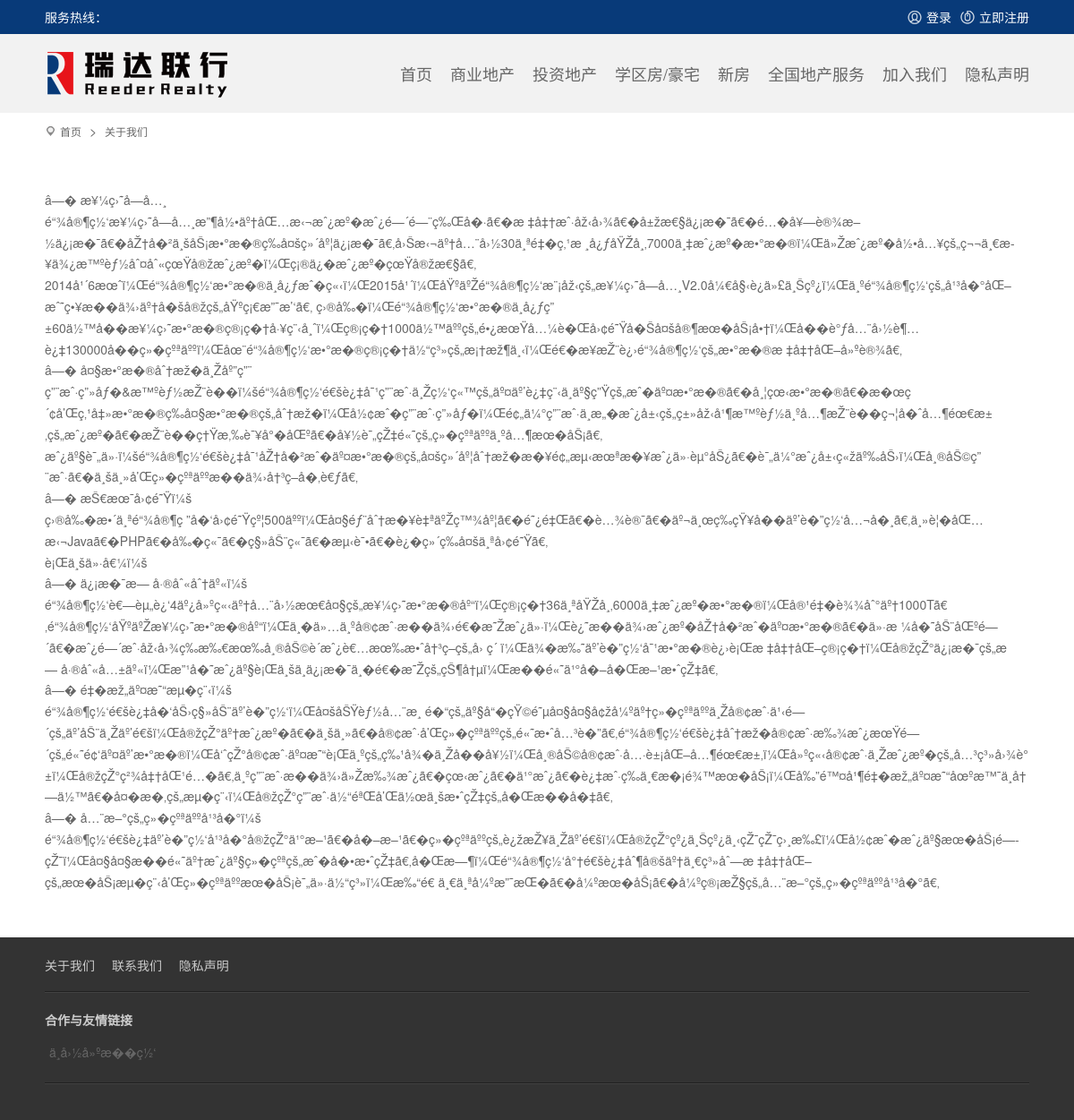
Screenshot of /pages/aboutus with the database file from the repository.
### tables this page shows
CREATE TABLE IF NOT EXISTS `rd_pages` (
  `id` int(11) unsigned NOT NULL AUTO_INCREMENT,
  `content` text NOT NULL COMMENT 'å†…å®¹',
  `addtime` int(10) NOT NULL DEFAULT '0',
  `name` varchar(255) NOT NULL,
  `hook` char(20) DEFAULT NULL,
  PRIMARY KEY (`id`),
  KEY `hook` (`hook`)
);

CREATE TABLE IF NOT EXISTS `rd_friend_link` (
  `id` int(11) unsigned NOT NULL AUTO_INCREMENT,
  `name` varchar(100) NOT NULL COMMENT 'å�‹æƒ…é“¾æŽ¥å��ç§°',
  `link_url` varchar(255) NOT NULL COMMENT 'å�‹æƒ…é“¾æŽ¥åœ°å�€',
  `listorder` int(3) unsigned NOT NULL DEFAULT '0' COMMENT 'å�‹æƒ…é“¾æŽ¥æ�ƒé‡�',
  `addtime` int(11) unsigned NOT NULL COMMENT 'æ·»åŠ æ—¶é—´',
  `isshow` tinyint(1) unsigned NOT NULL DEFAULT '1' COMMENT 'æ˜¯å�¦æ˜¾ç¤º1æ˜¾ç¤º0ä¸�æ˜¾ç¤º',
  `logo` varchar(255) DEFAULT NULL,
  PRIMARY KEY (`id`)
);

### application/libraries/Tpl.php (called while the page is built, shortened)
<?php
class Tpl extends Smarty{
    public $CI;
    public $template_file   = '';
    public function __construct(){
        $this->CI = get_instance();
        $this->template_file  = !empty( $this->CI->uri->segments[1] ) ?  $this->CI->uri->segments[1] : '';
        $this->template_file .= !empty( $this->CI->uri->segments[2] ) ?  '/'. $this->CI->uri->segments[2] : '/index';
        $this->template_file .= !empty( $this->CI->uri->segments[3]) && ( $this->CI->uri->segments[1] == 'manager' )  ? '/'.$this->CI->uri->segments[3] : '';
    }
    public function display($template = NULL, $cache_id = NULL, $compile_id = NULL, $parent = NULL){
        $template = $template ? $template : $this->template_file;
        $data = !empty($this->CI->data) ? $this->CI->data : array();
        if(!empty($this->CI->data['header'])){
            $this->CI->load->view($this->CI->data['header'], $data);
        }
        $this->CI->load->view($template, $data);
        if(!empty($this->CI->data['footer'])){
            $this->CI->load->view($this->CI->data['footer'], $data);
        }
    }
    public function assign( $tpl_var, $value = NULL, $nocache = false ) {
        if( is_array($tpl_var) ) {
            return true;
        }
        $this->CI->data[$tpl_var] = $value;
    }
}

### application/controllers/Pages.php (called while the page is built, shortened)
<?php if ( ! defined('BASEPATH')) exit('No direct script access allowed');
class Pages extends MY_Controller {
    function __construct(){
        parent::__construct();
    }
    public function index($hook = ''){
        $where = array(
            'pos' => 'page-index-aboutus'
        );
        $ad_row = $this->ad_model->get_pos_ad($where);
        if(!empty($hook)){
            $where = array('hook' => $hook);
            $page = $this->Result_model->getRow('pages', '*', $where);
        }
		$vars = array(
            'ad_row' => $ad_row,
            'page' => $page,
            'posname' => '关于我们',
            'hook' => $hook
        );
        $this->tpl->assign($vars);
        $this->tpl->display();
    }
}

### index.php (called while the page is built, shortened)
<?php
require_once BASEPATH.'core/CodeIgniter.php';

### application/helpers/common_helper.php (called while the page is built, shortened)
<?php
function tname($tb){
   return DB_PREFIX.$tb;
}

### application/models/Result_model.php (called while the page is built, shortened)
<?php
class Result_model extends CI_Model{
    public $db;
    public function getRow($tb, $field = '*', $where = array(), $order = ''){
       $tb = tname($tb);
       $this->db->select($field);
       $this->db->from($tb);
       $this->db->limit(1);
       $query = $this->db->get();
       return $query->row_array();
    }
    public function getList($tb, $field = '*', $where = array(), $limit = 0, $offset = 0, $order = ''){
        $tb = tname($tb);
        $this->db->select($field);
        $this->db->from($tb);
        $query = $this->db->get();
        return $query->result_array();
    }
    private function join_where($where){
        if(!empty($where)){
              foreach($where as $k => $r){
                  switch ($k){
                       default:
                           $this->db->where($k,$r);
                           break;
                  }
              }
        }
    }
    public function get_db($isrw = false){
        if($isrw){
            $this->db = $this->load->database('rw', true);
        }else{
            $this->db = $this->load->database('default', true);
        }
    }
}

### application/core/MY_Controller.php (called while the page is built, shortened)
<?php if ( ! defined('BASEPATH')) exit('No direct script access allowed');
class MY_Controller extends CI_Controller {
	function __construct(){
		$this->data['friend_link'] = $this->get_cache('friend_link', 'getList', array('isshow' => 1), 'name,link_url');
	}
	public function get_cache($cache_name, $type = 'getList', $where = array(), $field = '*', $orderby = 'id desc' ){
		$tb = $cache_name;
		if(!empty($where)){
			$cache_name = md5($cache_name.json_encode($where));
		}
		$cache_data = $this->cache->file->get($cache_name);
		if(empty($cache_data)){
			$cache_data = $this->Result_model->$type($tb, $field, $where);
			$this->cache->file->save($cache_name, $cache_data);
		}
		return $cache_data;
	}
}

### application/views/pages/aboutus.php (the view, shortened to what this page needs)
<div class="warp clearfix">
    <div class="banner">
    </div>
    <div class="gy_text clearfix">
       <?php echo $page['content'] ?>
    </div>
</div>

### application/views/footer.php (shortened to what this page needs)
<div class="footer clearfix">
    <div class="warp clearfix">
        <div class="footer_top">
            <a href="<?php echo site_url('pages/aboutus') ?>">关于我们</a>
            <a href="<?php echo site_url('pages/contactus') ?>">联系我们</a>
            <a href="<?php echo site_url('pages/statement') ?>">隐私声明</a>
        </div>
        <div class="footer_center clearfix">
            <h2>合作与友情链接</h2>
            <?php if(!empty($friend_link)): ?>
                <?php foreach ($friend_link as $k => $r): ?>
                        <a target="_blank" href="<?php echo $r['link_url'] ?>"><?php echo $r['name'] ?></a>
                <?php endforeach ?>
            <?php endif; ?>
        </div>
        <div class="footer_bottom">
        </div>
    </div>
</div>
</body>
</html>

### static/web/css/style.css (style rules this page uses)
* { margin: 0; padding: 0px; list-style: none; }
body { font: 14px/1.5 "Helvetica Neue", Helvetica, Arial, "Microsoft Yahei", "Hiragino Sans GB", "Heiti SC", "WenQuanYi Micro Hei", sans-serif; color: #333; background-color: #fff; min-width: 1100px; }
body a { text-decoration: none; color: #373737; transition: all .2s linear; }
.warp { width: 1100px; margin:0 auto; }
.clearfix { *zoom: 1 }
.clearfix:before, .clearfix:after { content: " "; display: table }
.clearfix:after { clear: both }
.banner { height: auto; overflow: hidden; }
.gy_text { margin-top: 25px; text-align: left; line-height: 1.7; color: #666666; }
.footer { background: #333333; margin-top: 50px; }
.footer_top { height: 62px; line-height: 62px; text-align: left; background: url(../images/footer_bg.jpg) repeat-x left bottom; }
.footer_top a { color: #cccccc; margin-right: 15px; }
.footer_center { padding: 20px 0; background: url(../images/footer_bg.jpg) repeat-x left bottom; text-align: left; }
.footer_center h2 { font-size: 14px; color: #cccccc; margin-bottom: 10px; }
.footer_center a { margin:5px; display: inline-block; color: #666666; }
.footer_bottom { padding: 20px 0; text-align: left; color: #666; }

### rows the page displays
rd_pages: content "â—� æ¥¼ç›˜å­—å…¸ é“¾å®¶ç½‘æ¥¼ç›˜å­—å…¸æ”¶å½•äº†åŒ…æ‹¬æˆ¿æº�æˆ¿é—´é—¨ç‰Œå�·ã€�æ ‡å‡†æˆ·åž‹å›¾ã€�å±žæ€§ä¿¡æ�¯ã€�é…�å¥—è®¾æ–½ä¿¡æ�¯ã€�åŽ†å�²ä¸šåŠ¡æ•°æ�®ç­‰å¤šç»´åº¦ä¿¡æ�¯ã€‚å›Šæ‹¬äº†å…¨å›½30ä¸ªé‡�ç‚¹æ ¸å¿ƒåŸŽå¸‚7000ä¸‡æˆ¿æº�æ•°æ�®ï¼Œä»Žæˆ¿æº�å½•å…¥çš„ç¬¬ä¸€æ­¥ä¾¿æ™ºèƒ½åˆ¤åˆ«çœŸå®žæˆ¿æº�ï¼Œç¡®ä¿�æˆ¿æº�çœŸå®žæ€§ã€‚ 2014å¹´6æœˆï¼Œé“¾å®¶ç½‘æ•°æ�®ä¸­å¿ƒæˆ�ç«‹ï¼Œ2015å¹´ï¼ŒåŸºäºŽé“¾å®¶ç½‘æ¨¡åž‹çš„æ¥¼ç›˜å­—å…¸V2.0å¼€å§‹è¿­ä»£ä¸Šçº¿ï¼Œä¸ºé“¾å®¶ç½‘çš„å¹³å�°åŒ–æˆ˜ç•¥æ��ä¾›äº†å�šå®žçš„åŸºç¡€æ”¯æ’‘ã€‚…"
rd_friend_link: name "ä¸­å›½å»ºæ��ç½‘"

### other values shown
$posname "关于我们"
